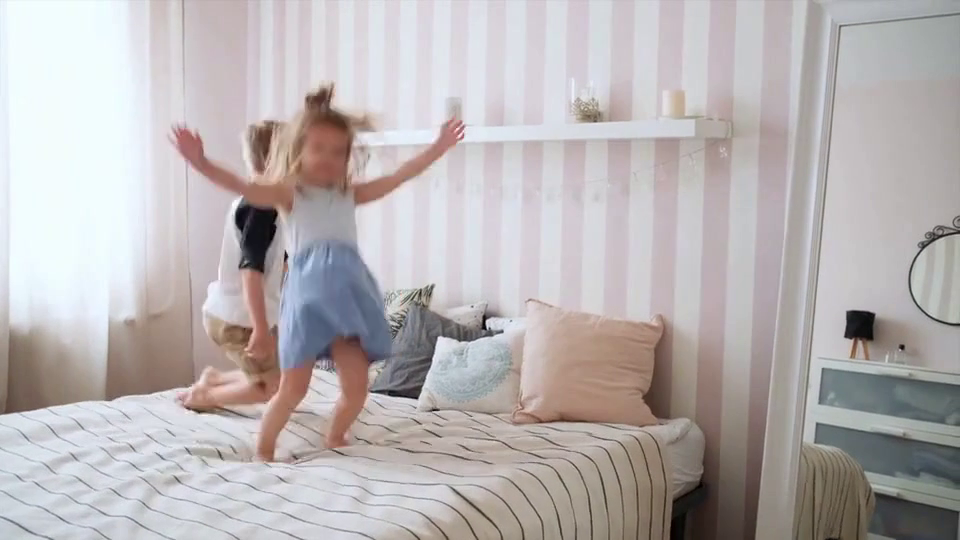
#> input picture frame 20 of sam2/notebooks/videos/bedroom.mp4, 960 x 540 px, given in place of the camera
$ python create_sbs_video.py
#> lines starting #> are read from the running program, lines starting #| are printed output that depends on the picture; after the words box and inside, x2 and y2 are one past the last pixel; in counts of white or black regions, pixels touching at a corner belong together
import cv2
import numpy as np
import argparse


def create_combined_video(
    video_path1, video_path2, text1, text2, output_path="combined_video.mp4"
):
#> called with text1 = 'SAM2', output_path = 'combined_video.mp4'
    cap1 = cv2.VideoCapture(video_path1)
    cap2 = cv2.VideoCapture(video_path2)

    if not cap1.isOpened() or not cap2.isOpened():
        print("Error opening video files")
        return

    width1 = int(cap1.get(cv2.CAP_PROP_FRAME_WIDTH))
    height1 = int(cap1.get(cv2.CAP_PROP_FRAME_HEIGHT))
    width2 = int(cap2.get(cv2.CAP_PROP_FRAME_WIDTH))
    height2 = int(cap2.get(cv2.CAP_PROP_FRAME_HEIGHT))

    target_height = min(height1, height2)

    new_width1 = int(width1 * (target_height / height1))
    new_width2 = int(width2 * (target_height / height2))

    font = cv2.FONT_HERSHEY_SIMPLEX
    font_scale = 5
    font_color = (255, 255, 255)
    font_thickness = 5
    text_height = 200

    fps = min(cap1.get(cv2.CAP_PROP_FPS), cap2.get(cv2.CAP_PROP_FPS))
    combined_width = new_width1 + new_width2
    combined_height = target_height + text_height

    fourcc = cv2.VideoWriter_fourcc(*"mp4v")
    out = cv2.VideoWriter(output_path, fourcc, fps, (combined_width, combined_height))

    while True:
        ret1, frame1 = cap1.read()
#> frame1 is the input picture: shape (540, 960, 3); mean B, G, R 179.2, 178.6, 184.2
        ret2, frame2 = cap2.read()

        if not ret1 or not ret2:
            break

        frame1_resized = cv2.resize(frame1, (new_width1, target_height))
        frame2_resized = cv2.resize(frame2, (new_width2, target_height))

        combined_frame = np.zeros((combined_height, combined_width, 3), dtype=np.uint8)

        combined_frame[:target_height, :new_width1] = frame1_resized
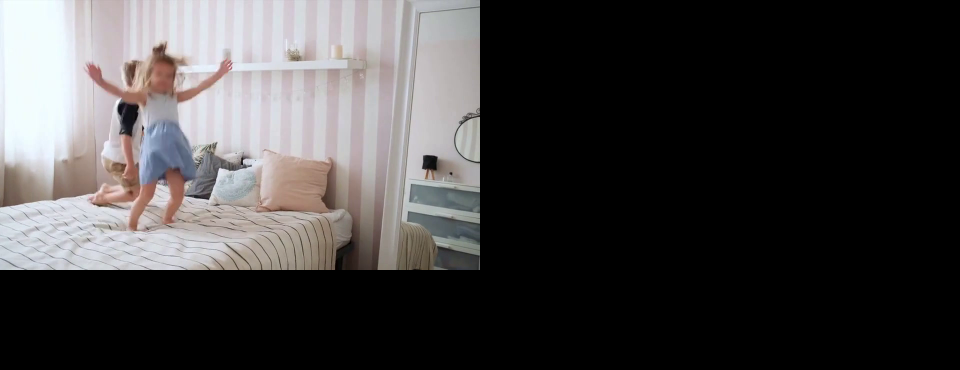
#> combined_frame: shape (740, 1920, 3) (shown at 1/2 size); mean B, G, R 65.4, 65.2, 67.2
        combined_frame[:target_height, new_width1:] = frame2_resized
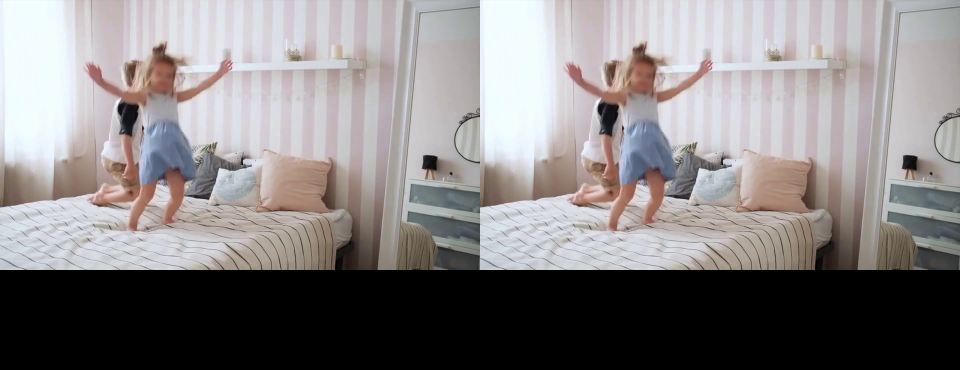
#> combined_frame: shape (740, 1920, 3) (shown at 1/2 size); mean B, G, R 130.8, 130.3, 134.4

        text1_size = cv2.getTextSize(text1, font, font_scale, font_thickness)[0]
        text1_x = int(new_width1 / 2 - text1_size[0] / 2)
        text1_y = target_height + 35

        text2_size = cv2.getTextSize(text2, font, font_scale, font_thickness)[0]
        text2_x = int(new_width1 + new_width2 / 2 - text2_size[0] / 2)
        text2_y = target_height + 35

        cv2.putText(
            combined_frame,
            text1,
            (text1_x, text1_y),
            font,
            font_scale,
            font_color,
            font_thickness,
        )
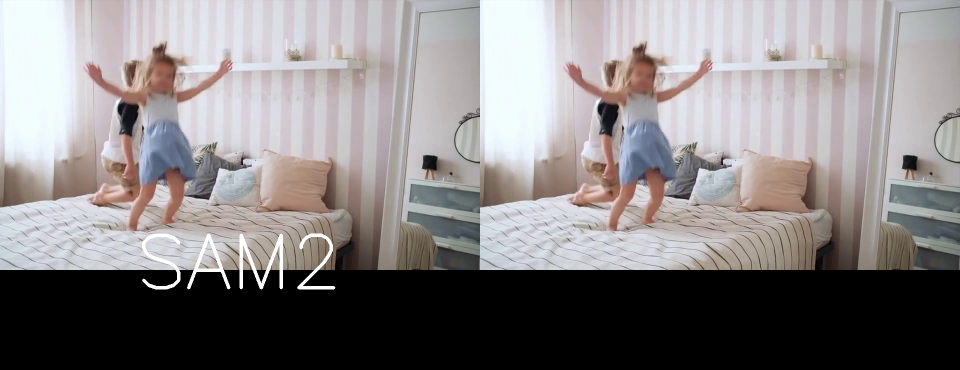
#> combined_frame: shape (740, 1920, 3) (shown at 1/2 size); 0.6% of pixels changed, all inside (x1, y1, x2, y2) = (284, 467, 671, 579)
        cv2.putText(
            combined_frame,
            text2,
            (text2_x, text2_y),
            font,
            font_scale,
            font_color,
            font_thickness,
        )

        out.write(combined_frame)

    cap1.release()
    cap2.release()
    out.release()
    print(f"Video successfully created: {output_path}")


if __name__ == "__main__":
    parser = argparse.ArgumentParser(
        description="Create SBS video from SAM2 and exp results"
    )
    parser.add_argument("--sam2-result", help="Path to SAM2 result")
    parser.add_argument("--exp-result", help="Path to exp result")
    parser.add_argument("--exp-name", help="Experiment name")
    parser.add_argument(
        "--output_path", default="combined_video.mp4", help="Path to save result"
    )

    args = parser.parse_args()

    create_combined_video(
        args.sam2_result, args.exp_result, "SAM2", args.exp_name, args.output_path
    )

$ run again, starting later in the video
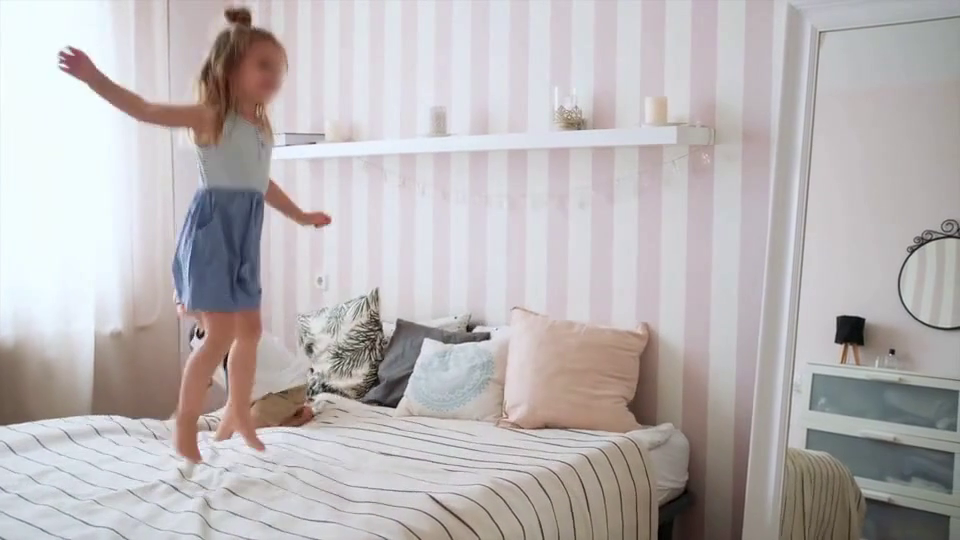
#> input picture frame 90 of sam2/notebooks/videos/bedroom.mp4, 960 x 540 px, given in place of the camera
#> in create_combined_video, frame1 is the input picture: shape (540, 960, 3); mean B, G, R 181.6, 180.7, 185.6
#> in create_combined_video, `combined_frame[:target_height, :new_width1] = frame1_resized`:
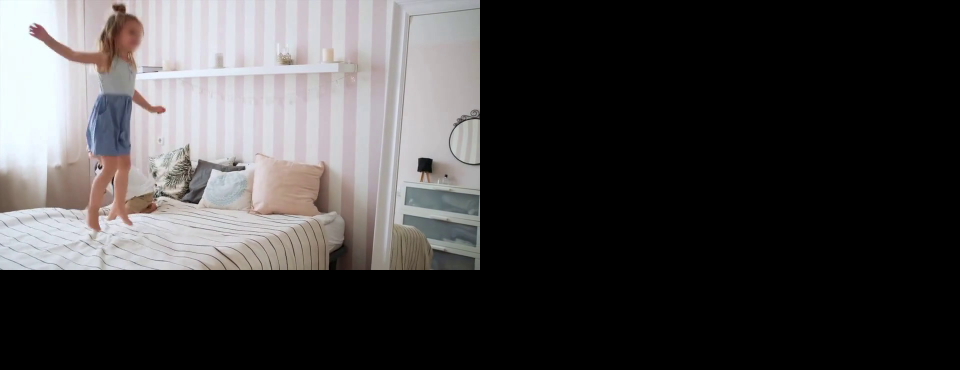
#> combined_frame: shape (740, 1920, 3) (shown at 1/2 size); mean B, G, R 66.2, 65.9, 67.7
#> in create_combined_video, `cv2.putText( combined_frame, text1, (text1_x, text1_y), font, font_sca..`:
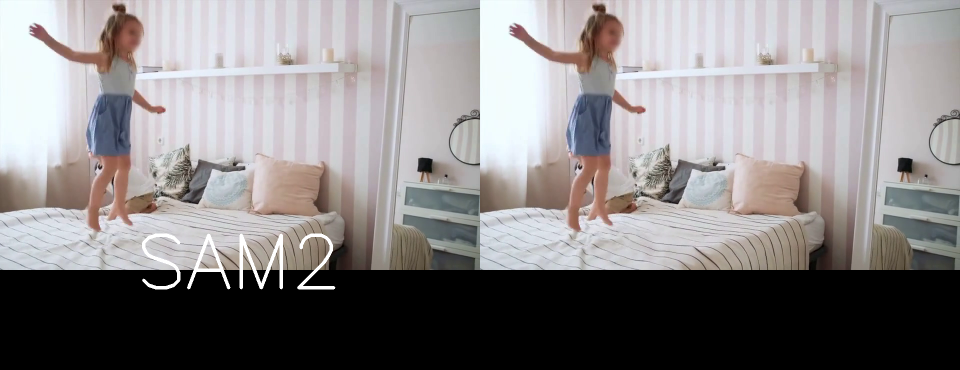
#> combined_frame: shape (740, 1920, 3) (shown at 1/2 size); mean B, G, R 133.4, 132.8, 136.4

$ run again, starting later in the video
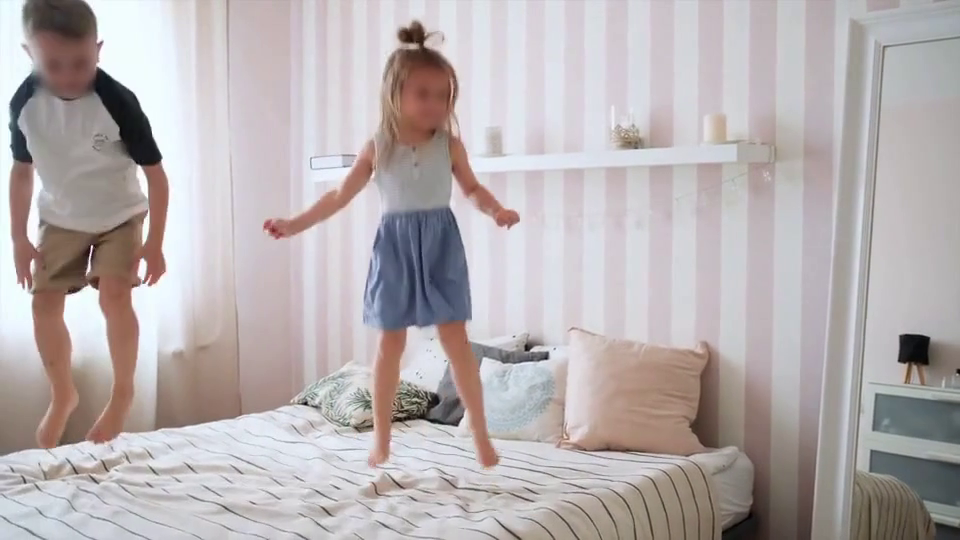
#> input picture frame 160 of sam2/notebooks/videos/bedroom.mp4, 960 x 540 px, given in place of the camera
#> in create_combined_video, frame1 is the input picture: shape (540, 960, 3); mean B, G, R 176.3, 175.4, 182.7
#> in create_combined_video, `combined_frame[:target_height, :new_width1] = frame1_resized`:
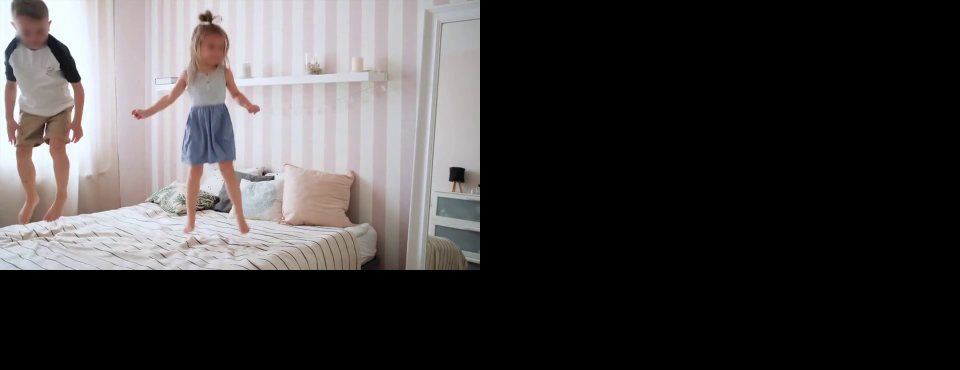
#> combined_frame: shape (740, 1920, 3) (shown at 1/2 size); mean B, G, R 64.3, 64, 66.7
#> in create_combined_video, `cv2.putText( combined_frame, text1, (text1_x, text1_y), font, font_sca..`:
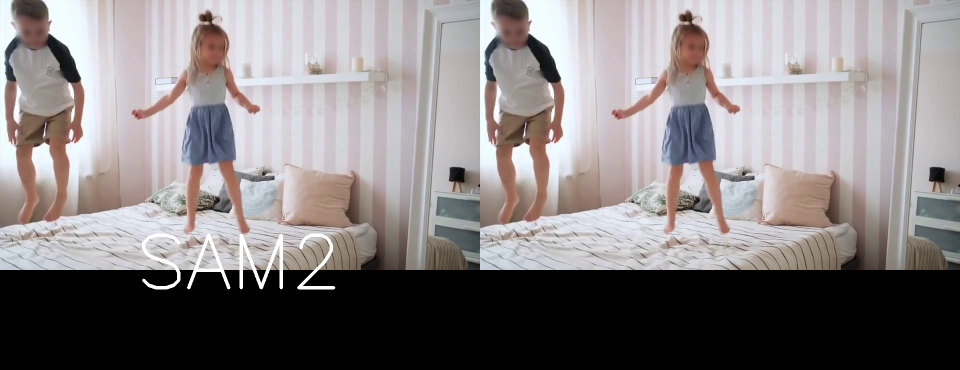
#> combined_frame: shape (740, 1920, 3) (shown at 1/2 size); mean B, G, R 129.5, 128.8, 134.2
